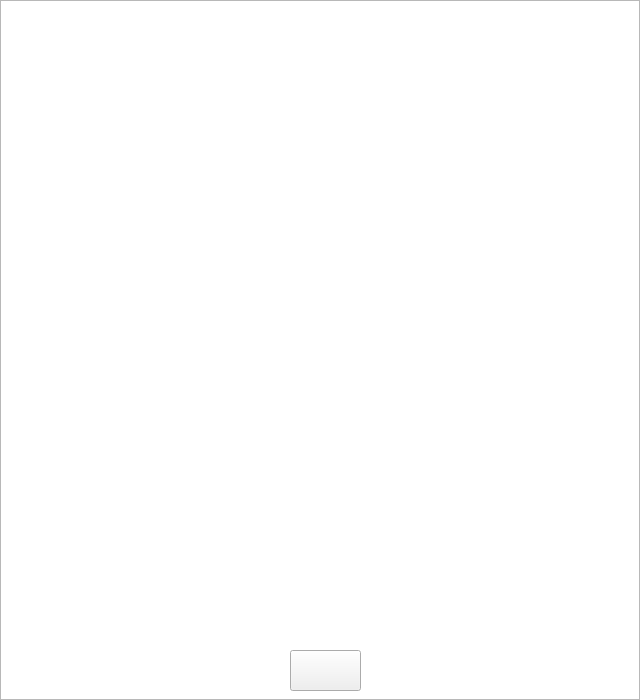
<?xml version="1.0" encoding="UTF-8"?>
<ui version="4.0">
 <class>Sort_Widget</class>
 <widget class="QWidget" name="Sort_Widget">
  <property name="geometry">
   <rect>
    <x>0</x>
    <y>0</y>
    <width>640</width>
    <height>700</height>
   </rect>
  </property>
  <property name="windowTitle">
   <string>Form</string>
  </property>
  <widget class="QLabel" name="l1">
   <property name="geometry">
    <rect>
     <x>70</x>
     <y>230</y>
     <width>111</width>
     <height>61</height>
    </rect>
   </property>
   <property name="font">
    <font>
     <pointsize>13</pointsize>
    </font>
   </property>
   <property name="text">
    <string/>
   </property>
  </widget>
  <widget class="QLabel" name="l2">
   <property name="geometry">
    <rect>
     <x>310</x>
     <y>230</y>
     <width>91</width>
     <height>61</height>
    </rect>
   </property>
   <property name="font">
    <font>
     <pointsize>13</pointsize>
    </font>
   </property>
   <property name="text">
    <string/>
   </property>
  </widget>
  <widget class="QLabel" name="l3">
   <property name="geometry">
    <rect>
     <x>490</x>
     <y>230</y>
     <width>151</width>
     <height>61</height>
    </rect>
   </property>
   <property name="font">
    <font>
     <pointsize>11</pointsize>
    </font>
   </property>
   <property name="text">
    <string/>
   </property>
  </widget>
  <widget class="QLabel" name="l6">
   <property name="geometry">
    <rect>
     <x>490</x>
     <y>310</y>
     <width>151</width>
     <height>61</height>
    </rect>
   </property>
   <property name="font">
    <font>
     <pointsize>11</pointsize>
    </font>
   </property>
   <property name="text">
    <string/>
   </property>
  </widget>
  <widget class="QLabel" name="l5">
   <property name="geometry">
    <rect>
     <x>310</x>
     <y>310</y>
     <width>91</width>
     <height>61</height>
    </rect>
   </property>
   <property name="font">
    <font>
     <pointsize>13</pointsize>
    </font>
   </property>
   <property name="text">
    <string/>
   </property>
  </widget>
  <widget class="QLabel" name="l4">
   <property name="geometry">
    <rect>
     <x>70</x>
     <y>310</y>
     <width>111</width>
     <height>61</height>
    </rect>
   </property>
   <property name="font">
    <font>
     <pointsize>13</pointsize>
    </font>
   </property>
   <property name="text">
    <string/>
   </property>
  </widget>
  <widget class="QLabel" name="l9">
   <property name="geometry">
    <rect>
     <x>490</x>
     <y>400</y>
     <width>151</width>
     <height>61</height>
    </rect>
   </property>
   <property name="font">
    <font>
     <pointsize>11</pointsize>
    </font>
   </property>
   <property name="text">
    <string/>
   </property>
  </widget>
  <widget class="QLabel" name="l8">
   <property name="geometry">
    <rect>
     <x>310</x>
     <y>400</y>
     <width>91</width>
     <height>61</height>
    </rect>
   </property>
   <property name="font">
    <font>
     <pointsize>13</pointsize>
    </font>
   </property>
   <property name="text">
    <string/>
   </property>
  </widget>
  <widget class="QLabel" name="l7">
   <property name="geometry">
    <rect>
     <x>70</x>
     <y>400</y>
     <width>111</width>
     <height>61</height>
    </rect>
   </property>
   <property name="font">
    <font>
     <pointsize>13</pointsize>
    </font>
   </property>
   <property name="text">
    <string/>
   </property>
  </widget>
  <widget class="QLabel" name="l12">
   <property name="geometry">
    <rect>
     <x>490</x>
     <y>490</y>
     <width>151</width>
     <height>61</height>
    </rect>
   </property>
   <property name="font">
    <font>
     <pointsize>11</pointsize>
    </font>
   </property>
   <property name="text">
    <string/>
   </property>
  </widget>
  <widget class="QLabel" name="l11">
   <property name="geometry">
    <rect>
     <x>310</x>
     <y>490</y>
     <width>91</width>
     <height>61</height>
    </rect>
   </property>
   <property name="font">
    <font>
     <pointsize>13</pointsize>
    </font>
   </property>
   <property name="text">
    <string/>
   </property>
  </widget>
  <widget class="QLabel" name="l10">
   <property name="geometry">
    <rect>
     <x>70</x>
     <y>490</y>
     <width>111</width>
     <height>61</height>
    </rect>
   </property>
   <property name="font">
    <font>
     <pointsize>13</pointsize>
    </font>
   </property>
   <property name="text">
    <string/>
   </property>
  </widget>
  <widget class="QLabel" name="l15">
   <property name="geometry">
    <rect>
     <x>490</x>
     <y>580</y>
     <width>151</width>
     <height>61</height>
    </rect>
   </property>
   <property name="font">
    <font>
     <pointsize>11</pointsize>
    </font>
   </property>
   <property name="text">
    <string/>
   </property>
  </widget>
  <widget class="QLabel" name="l14">
   <property name="geometry">
    <rect>
     <x>310</x>
     <y>580</y>
     <width>91</width>
     <height>61</height>
    </rect>
   </property>
   <property name="font">
    <font>
     <pointsize>13</pointsize>
    </font>
   </property>
   <property name="text">
    <string/>
   </property>
  </widget>
  <widget class="QLabel" name="l13">
   <property name="geometry">
    <rect>
     <x>70</x>
     <y>580</y>
     <width>111</width>
     <height>61</height>
    </rect>
   </property>
   <property name="font">
    <font>
     <pointsize>13</pointsize>
    </font>
   </property>
   <property name="text">
    <string/>
   </property>
  </widget>
  <widget class="QGraphicsView" name="graphicsView">
   <property name="geometry">
    <rect>
     <x>0</x>
     <y>0</y>
     <width>640</width>
     <height>700</height>
    </rect>
   </property>
   <property name="styleSheet">
    <string notr="true">border-image: url(:/new/prefix1/image/sort_bacnground.jpg);</string>
   </property>
  </widget>
  <widget class="QPushButton" name="pushButton">
   <property name="geometry">
    <rect>
     <x>290</x>
     <y>650</y>
     <width>71</width>
     <height>41</height>
    </rect>
   </property>
   <property name="styleSheet">
    <string notr="true">border-image: url(:/new/prefix1/image/back.png);</string>
   </property>
   <property name="text">
    <string/>
   </property>
  </widget>
  <zorder>graphicsView</zorder>
  <zorder>l1</zorder>
  <zorder>l2</zorder>
  <zorder>l3</zorder>
  <zorder>l6</zorder>
  <zorder>l5</zorder>
  <zorder>l4</zorder>
  <zorder>l9</zorder>
  <zorder>l8</zorder>
  <zorder>l7</zorder>
  <zorder>l12</zorder>
  <zorder>l11</zorder>
  <zorder>l10</zorder>
  <zorder>l15</zorder>
  <zorder>l14</zorder>
  <zorder>l13</zorder>
  <zorder>pushButton</zorder>
 </widget>
 <resources/>
 <connections/>
</ui>
